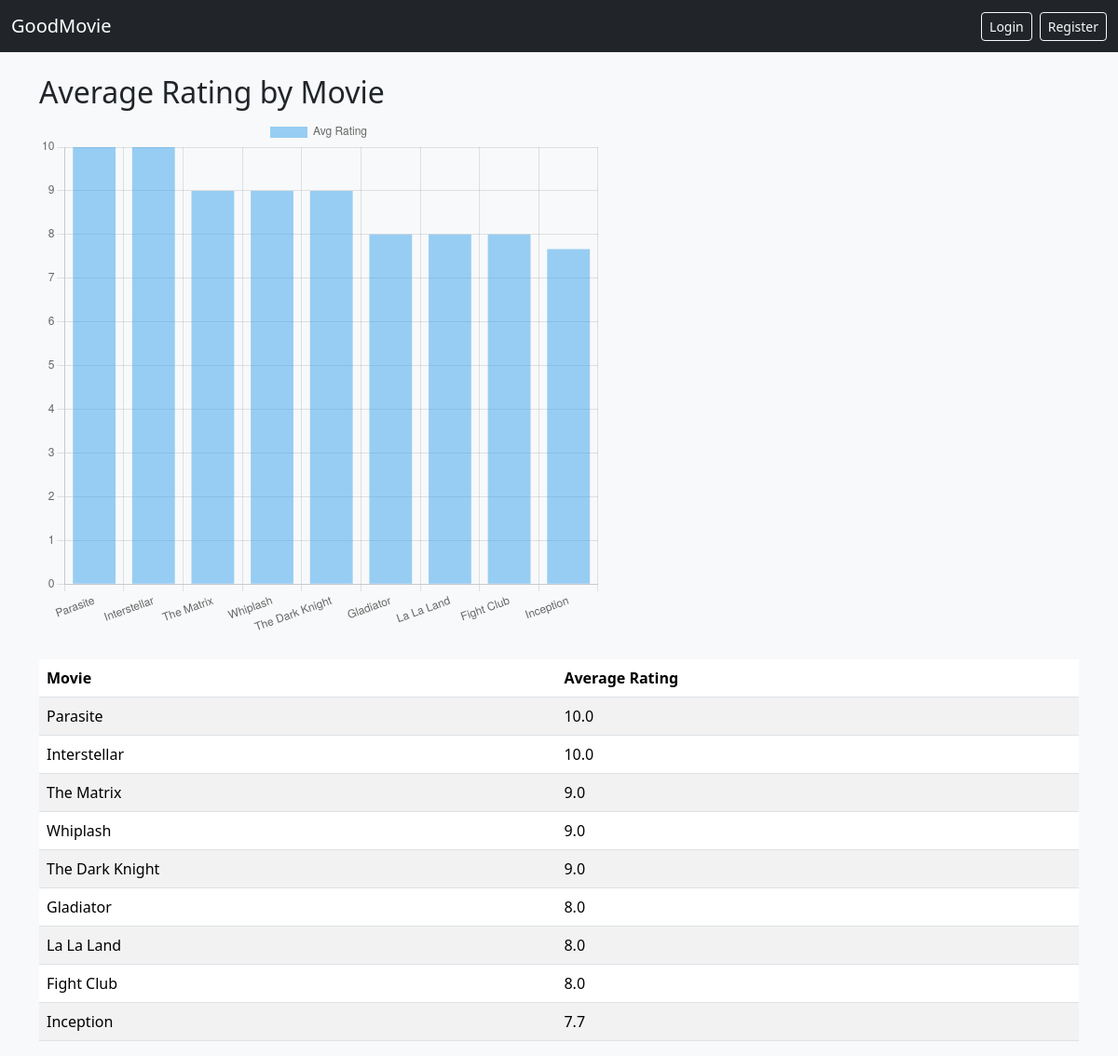
Screenshot of /stats with the database file from the repository.
### tables this page shows
CREATE TABLE Movies (
    movie_id INTEGER PRIMARY KEY AUTOINCREMENT,
    title TEXT NOT NULL,
    release_year INTEGER,
    runtime_minutes INTEGER,
    description TEXT,
    language TEXT,
    created_at TEXT
);

### app.py (the view)
@app.route("/stats")
def stats():
    conn = get_db()
    data = conn.execute("""
        SELECT Movies.title AS title, AVG(Reviews.rating) AS avg_rating
        FROM Movies
        JOIN Reviews ON Movies.movie_id = Reviews.movie_id
        GROUP BY Movies.movie_id
        ORDER BY avg_rating DESC
    """).fetchall()
    conn.close()
    return render_template("stats.html", data=data)

### app.py (called while the page is built)
def get_db():
    conn = sqlite3.connect("goodmovie.db")
    conn.row_factory = sqlite3.Row
    return conn

### templates/stats.html (shortened to what this page needs)
{% extends "base.html" %}
{% block content %}
<h2>Average Rating by Movie</h2>
<canvas id="ratingChart" style="max-width: 600px;"></canvas>
<table class="table table-striped mt-4">
  <thead>
    <tr>
      <th>Movie</th>
      <th>Average Rating</th>
    </tr>
  </thead>
  <tbody>
    {% for row in data %}
      <tr>
        <td>{{ row["title"] }}</td>
        <td>{{ "%.1f" | format(row["avg_rating"]) }}</td>
      </tr>
    {% endfor %}
  </tbody>
</table>
<script>
  const labels = [
    {% for row in data %}
      "{{ row['title'] }}",
    {% endfor %}
  ];
  const values = [
    {% for row in data %}
      {{ row['avg_rating'] }},
    {% endfor %}
  ];
  const ctx = document.getElementById('ratingChart').getContext('2d');
  new Chart(ctx, {
    type: 'bar',
    data: {
      labels: labels,
      datasets: [{
        label: 'Avg Rating',
        data: values
      }]
    },
    options: {
      scales: {
        y: { beginAtZero: true, suggestedMax: 10 }
      }
    }
  });
</script>
{% endblock %}

### rows the page displays
Movies: title "Parasite", avg_rating "10.0"
Movies: title "Interstellar", avg_rating "10.0"
Movies: title "The Matrix", avg_rating "9.0"
Movies: title "Whiplash", avg_rating "9.0"
Movies: title "The Dark Knight", avg_rating "9.0"
Movies: title "Gladiator", avg_rating "8.0"
Movies: title "La La Land", avg_rating "8.0"
Movies: title "Fight Club", avg_rating "8.0"
Movies: title "Inception", avg_rating "7.7"

### other values shown
chart data {{ row['title'] }} Parasite, Interstellar, The Matrix, Whiplash, The Dark Knight, Gladiator, La La Land, Fight Club, Inception
chart data {{ row['avg_rating'] }} 10.0, 10.0, 9.0, 9.0, 9.0, 8.0, 8.0, 8.0, 7.666666666666667
